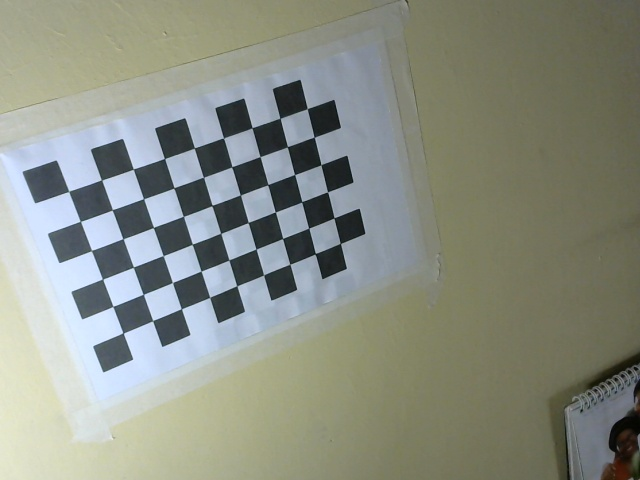
#> input picture stereoCalibrationImages/left_10.jpg, 640 x 480 px; its folder holds only this picture in this run
$ python pose.py
#> lines starting #> are read from the running program, lines starting #| are printed output that depends on the picture
### param_storage.py
# this file stores functions for saving and retrieving
# camera and stereo coefficients

import cv2

# [38 lines left out: functions save_coefficients, save_points, save_stereo_coefficients, not called in this run]

def load_coefficients(path):
    """Loads camera matrix and distortion coefficients from file"""
    coeff_file = cv2.FileStorage(path, cv2.FILE_STORAGE_READ)
    # retrieve the FileNode object as a matrix
    mtx = coeff_file.getNode("K").mat()
    dist = coeff_file.getNode("D").mat()
    tvec = coeff_file.getNode("T").mat()
    rvec = coeff_file.getNode("R").mat()

    coeff_file.release()
    return [mtx, dist, tvec, rvec]

# [30 lines left out: functions load_stereo_coefficients, load_points, not called in this run]

### pose.py
import numpy as np
import cv2
import glob
from param_storage import load_coefficients

# load camera matrix
K1, D1, _t, _r = load_coefficients('single_cam.yml')

criteria = (cv2.TERM_CRITERIA_EPS + cv2.TERM_CRITERIA_MAX_ITER, 30, 0.001)
objp = np.zeros((6*9, 3), np.float32)
objp[:,:2] = np.mgrid[0:9, 0:6].T.reshape(-1,2)
# X, Y & Z axes
axis = np.float32([[3,0,0], [0,3,0], [0,0,-3]]).reshape(-1,3)

def draw_axis(img, corners, imgpts):
    """Draws a 3D Coordinate axis at Chessboard Corner"""
    pt1 = (int(corners[0][0][0]), int(corners[0][0][1]))

    # you encounter a parsing error when you pass the image points as an array
    # of float values. Hence the conversion to int
    pt2 = [(int(imgpts[0][0][0]), int(imgpts[0][0][1])), (int(imgpts[1][0][0]), int(imgpts[1][0][1])), (int(imgpts[2][0][0]), int(imgpts[2][0][1]))]
    print(type(pt1) == type(pt2[0]))
    img = cv2.line(img, pt1, pt2[0], (255, 0, 0), 5)
    img = cv2.line(img, pt1, pt2[1], (0, 255, 0), 5)
    img = cv2.line(img, pt1, pt2[2], (0, 0, 255), 5)
    return img

# we draw the axes in each image
i = 0
for fname in glob.glob('stereoCalibrationImages/left_1*.jpg'):
    img = cv2.imread(fname)
#> img is the input picture: shape (480, 640, 3); mean B, G, R 131.2, 142.8, 138.4
    gray = cv2.cvtColor(img, cv2.COLOR_BGR2GRAY)
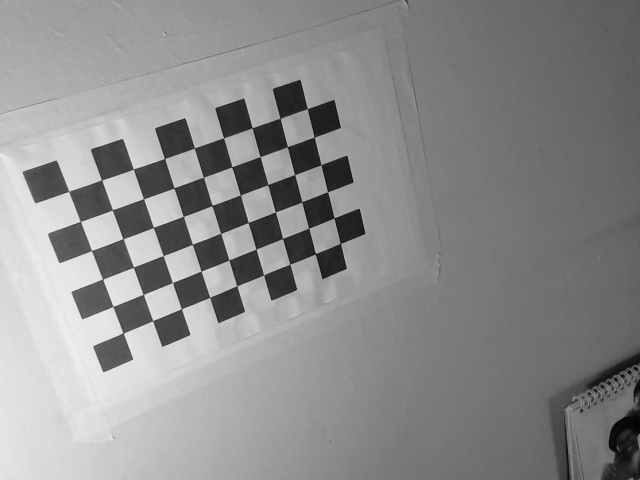
#> gray: shape (480, 640); min 4, max 239, mean 140.1
    ret, corners = cv2.findChessboardCorners(gray, (9,6), None)
#> ret = True; corners = 54 rows, first 8: [68.79, 191.4], [101.6, 180], [133, 168.9], [164.6, 158.5], [194.5, 147.9], [223.5, 138.3], [252.1, 127.7], [280.1, 118.4]

    if ret == True:
        corners2 = cv2.cornerSubPix(gray, corners, (11,11), (-1,-1), criteria)
#> corners2 = 54 rows, first 8: [68.68, 191.4], [101.5, 179.9], [133.3, 169.1], [164.5, 158.4], [194.4, 148.1], [223.5, 137.7], [252.2, 127.8], [280, 118.2]

        # find rotation and translation matrices
        ret, rvecs, tvecs = cv2.solvePnP(objp, corners2, K1, D1)
#> rvecs = [0.484, -0.363, -0.331]; tvecs = [-12.95, -13.04, 93.55]

        #project 3D points to the image plane
        imgpts, jac = cv2.projectPoints(axis, rvecs, tvecs, K1, D1)
#> imgpts = [[163.9, 160], [103.9, 277.1], [105.5, 219.5]]
        img = draw_axis(img, corners2, imgpts)
#> in draw_axis, `pt1 = (int(corners[0][0][0]), int(corners[0][0][1]))`: pt1 = (68, 191)
#> in draw_axis, `pt2 = [(int(imgpts[0][0][0]), int(imgpts[0][0][1])), (int(imgpts[1][0]..`: pt2 = [(163, 160), (103, 277), (105, 219)]
#| True
#> in draw_axis, `img = cv2.line(img, pt1, pt2[2], (0, 0, 255), 5)`:
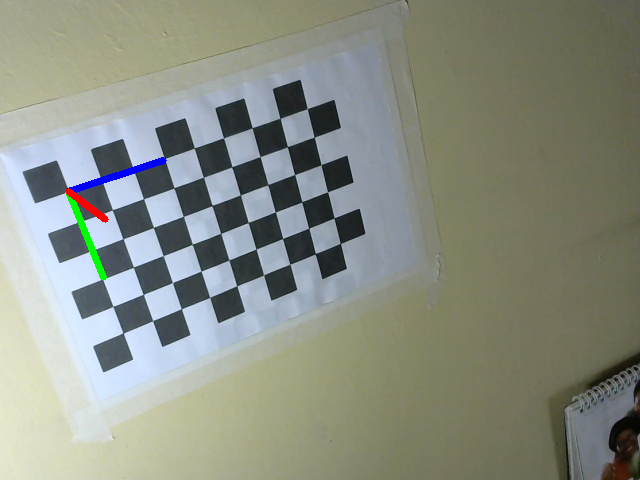
#> img: shape (480, 640, 3); mean B, G, R 131, 142.5, 138
        cv2.imshow('img', img)
        key =cv2.waitKey(0) & 0xFF
#> (key Esc is pressed here)
        if key == ord('s'):
            cv2.imwrite('pose/pose_' + str(i) + '.png', img)
            i += 1

cv2.destroyAllWindows()

$ run again, on stereoCalibrationImages/left_14.jpg
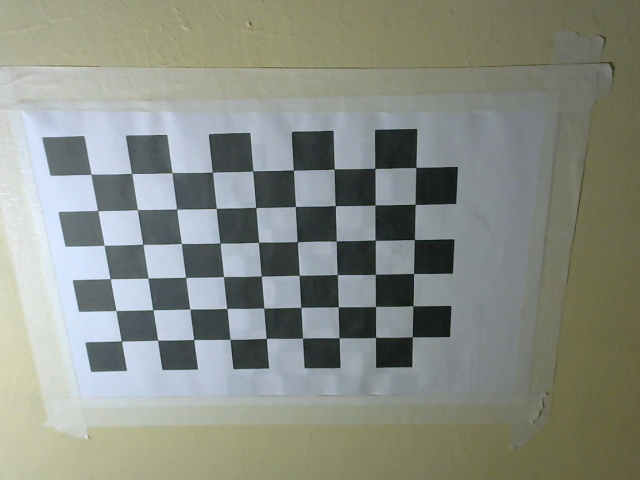
#> input picture stereoCalibrationImages/left_14.jpg, 640 x 480 px
#> img is the input picture: shape (480, 640, 3); mean B, G, R 131.9, 141.4, 136.8
#> `gray = cv2.cvtColor(img, cv2.COLOR_BGR2GRAY)`:
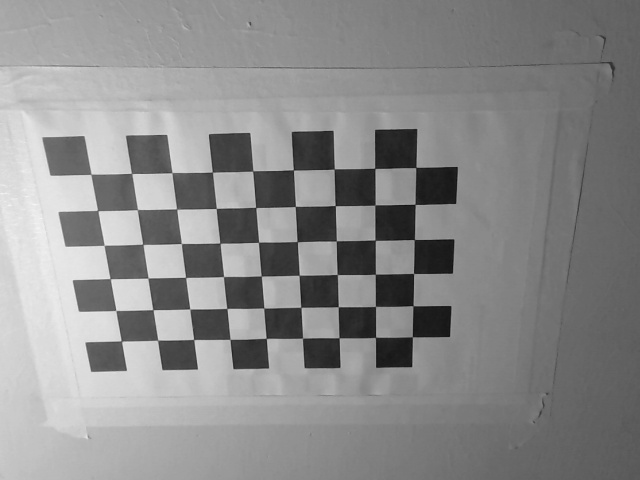
#> gray: shape (480, 640); min 15, max 245, mean 139
#> ret = True; corners = 54 rows, first 8: [90.95, 174.4], [131.6, 173.5], [171.9, 172.6], [212.4, 172.2], [252.6, 171], [293.4, 170], [334.3, 168.8], [375, 168.3]
#> corners2 = 54 rows, first 8: [91.01, 174.3], [131.6, 173.4], [171.9, 172.6], [212.4, 172], [252.7, 170.9], [293.4, 169.9], [334.3, 168.9], [374.8, 168.3]
#> rvecs = [0.613, 0.00673, -0.0229]; tvecs = [-10.06, -11.11, 76.39]
#> imgpts = [[214.1, 173.3], [107.9, 277.3], [83.06, 229.8]]
#> pt1 = (91, 174)
#> pt2 = [(214, 173), (107, 277), (83, 229)]
#| True
#> in draw_axis, `img = cv2.line(img, pt1, pt2[2], (0, 0, 255), 5)`:
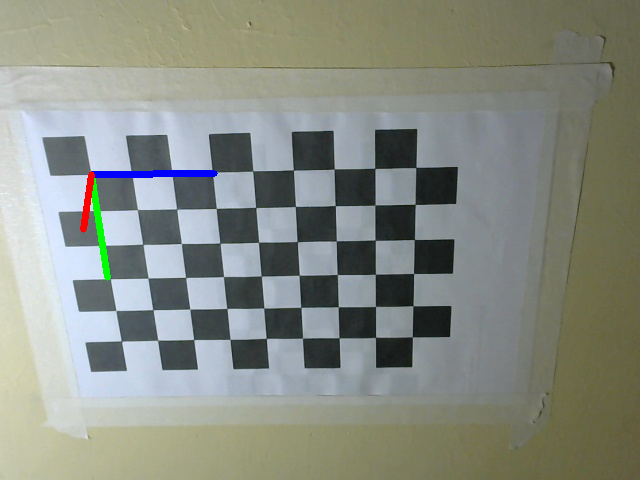
#> img: shape (480, 640, 3); mean B, G, R 131.6, 141, 136.2

$ run again, on stereoCalibrationImages/left_11.jpg
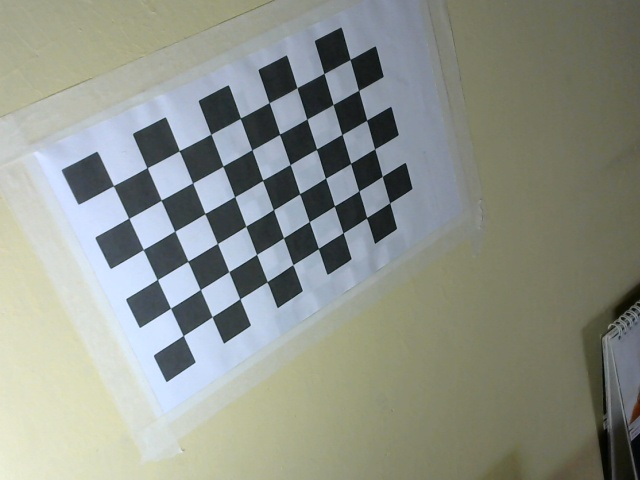
#> input picture stereoCalibrationImages/left_11.jpg, 640 x 480 px
#> img is the input picture: shape (480, 640, 3); mean B, G, R 137.4, 146.4, 142
#> `gray = cv2.cvtColor(img, cv2.COLOR_BGR2GRAY)`:
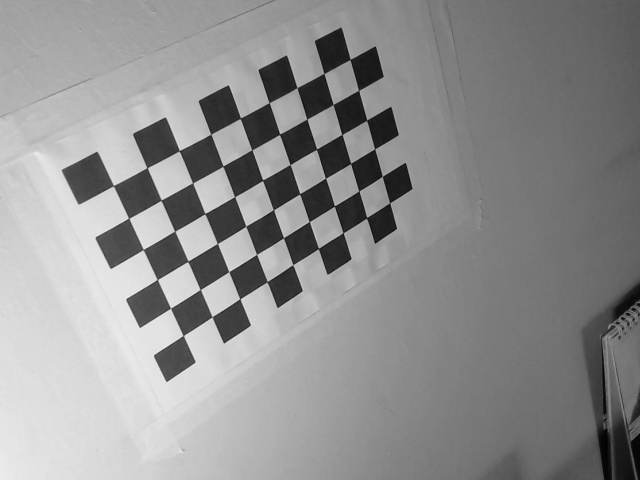
#> gray: shape (480, 640); min 1, max 238, mean 144.1
#> ret = True; corners = 54 rows, first 8: [113.4, 185.7], [147.2, 167.7], [179.1, 150.6], [210.9, 134.3], [240.3, 118.3], [269, 102.7], [297.1, 87.62], [324, 73.5]
#> corners2 = 54 rows, first 8: [113.4, 185.6], [147, 167.6], [179.3, 150.6], [210.8, 134.1], [240.4, 118.2], [269.1, 102.6], [297, 87.76], [323.9, 73.38]
#> rvecs = [0.525, -0.552, -0.449]; tvecs = [-10.16, -11.73, 82.79]
#> imgpts = [[210.1, 136.7], [158.7, 276.2], [179.9, 213]]
#> pt1 = (113, 185)
#> pt2 = [(210, 136), (158, 276), (179, 213)]
#| True
#> in draw_axis, `img = cv2.line(img, pt1, pt2[2], (0, 0, 255), 5)`:
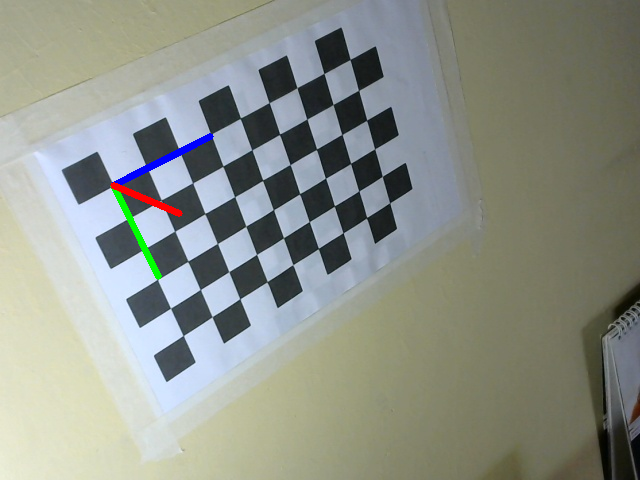
#> img: shape (480, 640, 3); mean B, G, R 137.2, 146.2, 141.7
